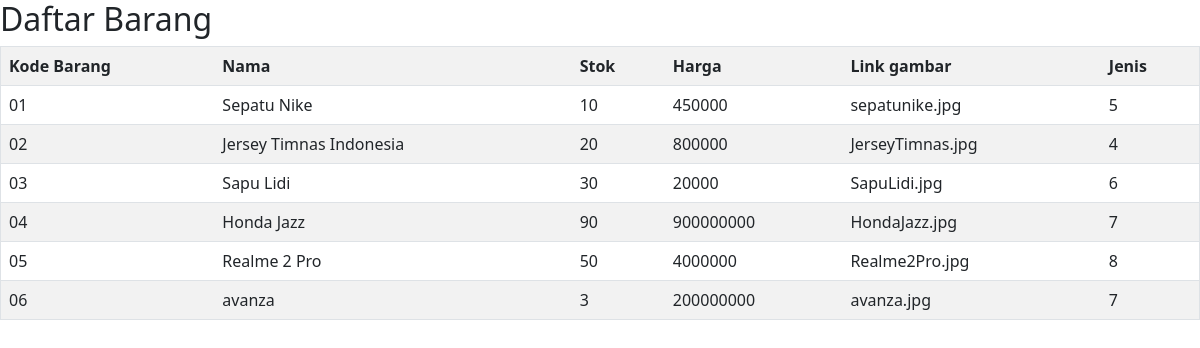
The page /Vbrg/ on the database its author committed.
### dashboard/models.py (models this page shows)
class Barang(models.Model):
    kodebrg=models.CharField(max_length=8)
    nama=models.CharField(max_length=50)
    stok=models.IntegerField()
    harga=models.BigIntegerField()
    link_gbr=models.CharField(max_length=150, blank=True)
    waktu_posting=models.DateTimeField(auto_now_add=True)
    jenis_id=models.ForeignKey(Jenis, on_delete=models.CASCADE,null=True)

### dashboard/views.py (the view)
# urls.py: path('Vbrg/',Barang_View, name="Vbrg"),
def Barang_View(request):
    barangs=Barang.objects.all()
    konteks={
        'barangs':barangs,
    }
    return render(request,'tampil_brg.html',konteks)

### templates/tampil_brg.html (shortened to what this page needs)
<link href="https://cdn.jsdelivr.net/npm/bootstrap@5.0.2/dist/css/bootstrap.min.css" rel="stylesheet">
{% load static %}
{% block content %}
<h2 class="align-center">Daftar Barang</h2>
<table border="1" class="table table-striped">
    <tr>
        <th>Kode Barang</th>
        <th>Nama</th>
        <th>Stok</th>
        <th>Harga</th>
        <th>Link gambar</th>
        <th>Jenis</th>
    </tr>
{% for Barang in barangs %}
    <tr>
        <td>{{ Barang.kodebrg }}</td>
        <td>{{ Barang.nama }}</td>
        <td>{{ Barang.stok }}</td>
        <td>{{ Barang.harga }}</td>
        <td>{{ Barang.link_gbr }}</td>
        <td>{{ Barang.jenis_id_id}}</td>
    </tr>
{% endfor %}
</table>
{% endblock %}

### rows shown on the page
Barang: kodebrg "01", nama "Sepatu Nike", stok "10", harga "450000", link_gbr "sepatunike.jpg", jenis_id_id "5"
Barang: kodebrg "02", nama "Jersey Timnas Indonesia", stok "20", harga "800000", link_gbr "JerseyTimnas.jpg", jenis_id_id "4"
Barang: kodebrg "03", nama "Sapu Lidi", stok "30", harga "20000", link_gbr "SapuLidi.jpg", jenis_id_id "6"
Barang: kodebrg "04", nama "Honda Jazz", stok "90", harga "900000000", link_gbr "HondaJazz.jpg", jenis_id_id "7"
Barang: kodebrg "05", nama "Realme 2 Pro", stok "50", harga "4000000", link_gbr "Realme2Pro.jpg", jenis_id_id "8"
Barang: kodebrg "06", nama "avanza", stok "3", harga "200000000", link_gbr "avanza.jpg", jenis_id_id "7"
